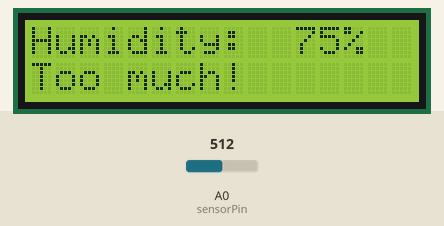
Simulated run of this sketch. Board: Arduino Uno, built with avr-gcc and run on an emulated ATmega328P. Parts: 16×2 character LCD. The inputs (shaded band) are chosen by the test bench; at power-on: A0 (sensorPin) = 512.

Above: at 1.2 s.
1.3 s: A0 (sensorPin) set to 609
At 3.0 s:
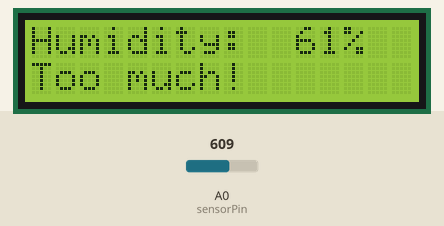
5.5 s: A0 (sensorPin) set to 638
At 7.1 s:
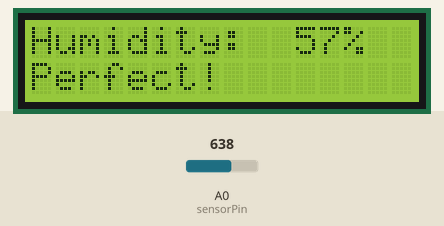
9.7 s: A0 (sensorPin) set to 664
At 10.5 s:
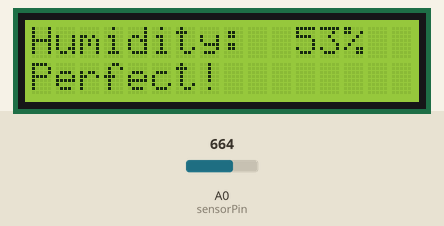
12.2 s: A0 (sensorPin) set to 689
At 13.4 s:
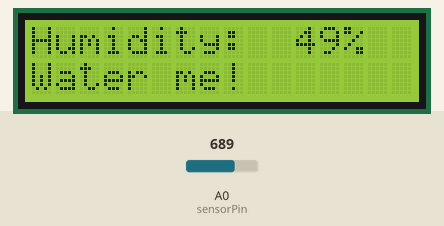
Timing chart, 0 to 15.2 s (numbered marks = the images above; inputs shaded):
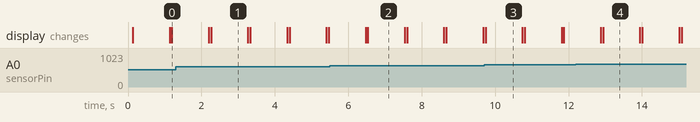

The sketch:

afisare.ino
```cpp
#include <LiquidCrystal.h>


const int rs = 12, en = 11, d4 = 5, d5 = 4, d6 = 3, d7 = 2;
LiquidCrystal lcd(rs, en, d4, d5, d6, d7);

int sensorPin = A0;
int sensorValue = 0;
int percent = 0;
String percentString ="0";

void setup() {
  lcd.begin(16, 2);
  lcd.print("Humidity: ");
}

int convertToPercent(int value)
{
  int percentValue = 0;
  percentValue = map(value, 1023, 350, 0, 100);
  if(percentValue>100)
    percentValue = 100;
  return percentValue;
}

void avertizare(int value)
{
  if (value <= 50)
  {
    lcd.setCursor(0,1);
    lcd.print("Water me!");
    return;
  }
  if (value >= 60)
  {
    lcd.setCursor(0,1);
    lcd.print("Too much!");
    return;
  }
  if (value >= 50 && value <= 60)
  {
    lcd.setCursor(0,1);
    lcd.print("Perfect!");
    return;
  }
}

void loop() {

  lcd.begin(16, 2);
  lcd.print("Humidity: ");

  lcd.setCursor(11, 0);

  sensorValue = analogRead(sensorPin);
  percent = convertToPercent(sensorValue);
  percentString = String(percent);
  percentString = percentString + "%";

  lcd.print(percentString);
  avertizare(percent);
  delay(1000);
  lcd.clear();
}
```

Measured:
- the behaviour switches between 619 and 620 on A0 (sensorPin) (found by bisection; images 1 and 2)
- the behaviour switches between 679 and 680 on A0 (sensorPin) (found by bisection; images 3 and 4)
- after the input at 1.3 s, the display: first differs from a run without the input after 0.97 s (image 1)
- after the input at 5.5 s, the display: first differs from a run without the input after 1.0 s (image 2)
- after the input at 9.7 s, the display: changes at once (image 3)
- after the input at 12.2 s, the display: first differs from a run without the input after 0.74 s (image 4)
- what the display in image 1 shows lasts 1.0 s, from 2.3 s to 3.3 s
